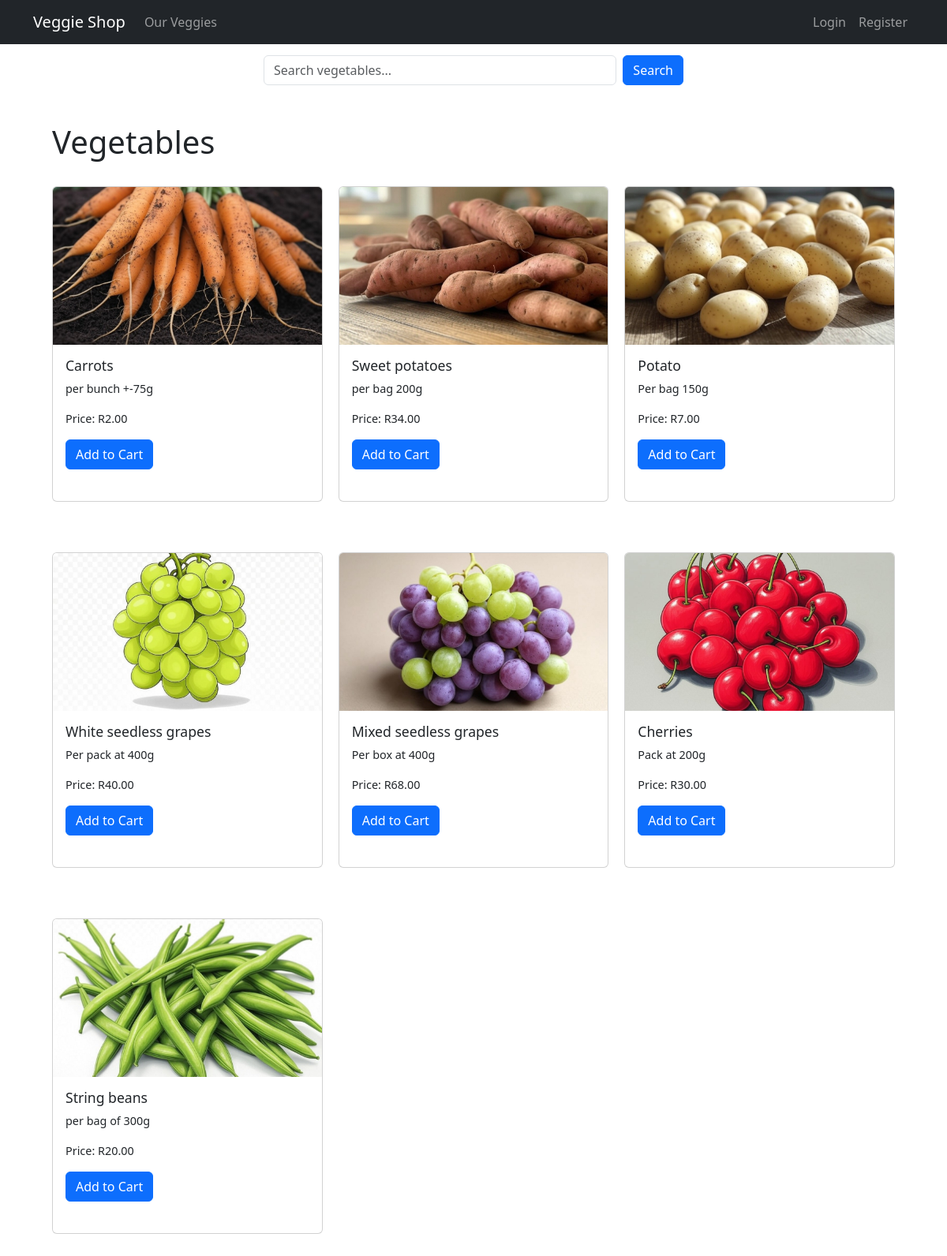
Page /list/ on the committed database.
### cart/models.py (models this page shows, shortened)
class Vegetable(models.Model):
    name = models.CharField(max_length=100)
    price = models.DecimalField(max_digits=6, decimal_places=2)  # Changed from price_per_kg
    description = models.TextField()
    image = models.ImageField(upload_to='vegetables/', blank=True, null=True)

### cart/views.py (the view)
# urls.py: path('list/', views.VegetableListView.as_view(), name='vegetable_list'),
class VegetableListView(ListView):
    model = Vegetable
    template_name = 'cart/vegetable_list.html'
    context_object_name = 'vegetables'
    def get_queryset(self):
        queryset = super().get_queryset()
        search_term = self.request.GET.get('search')
        if search_term:
            queryset = queryset.filter(name__icontains=search_term)
        return queryset

### cart/templates/cart/vegetable_list.html (shortened to what this page needs)
{% extends "base.html" %}
{% block content %}
<div class="container mt-4">
    <div class="row mb-4">
        <div class="col-md-6 mx-auto">
            <form method="get" class="d-flex">
                <input type="text"
                       name="search"
                       class="form-control me-2"
                       placeholder="Search vegetables..."
                       value="{{ request.GET.search|default:'' }}">
                <button type="submit" class="btn btn-primary">Search</button>
            </form>
        </div>
    </div>
    <div class="container mt-5">
        <h1>Vegetables</h1>
        <div class="row g-4">
            {% for vegetable in vegetables %}
            <div class="col-md-4">
                <div class="card">
                    {% if vegetable.image %}
                    <img src="{{ vegetable.image.url }}" class="card-img-top" alt="{{ vegetable.name }}">
                    {% endif %}
                    <div class="card-body">
                        <h5 class="card-title">{{ vegetable.name }}</h5>
                        <p class="card-text">{{ vegetable.description }}</p>
                        <p class="card-text">Price: R{{ vegetable.price }}</p>
                        <form method="post" action="{% url 'add_to_cart' vegetable.id %}">
                            <button type="submit" class="btn btn-primary">Add to Cart</button>
                        </form>
                    </div>
                </div>
            </div>
            {% endfor %}
        </div>
    </div>
</div>
{% endblock %}

### cart/templates/cart/vegetable_list.html (style rules this page uses)
.card { width: 100%; height: 400px; display: flex; flex-direction: column; margin-bottom: 20px; transition: transform 0.2s; }
.card-img-top { width: 100%; height: 200px; object-fit: cover; }
.card-body { flex: 1; display: flex; flex-direction: column; padding: 1rem; overflow: hidden; }
.card-title { font-size: 1.1rem; margin-bottom: 0.5rem; }
.card-text { font-size: 0.9rem; overflow: hidden; text-overflow: ellipsis; display: -webkit-box; -webkit-line-clamp: 3; -webkit-box-orient: vertical; }
.row { display: flex; flex-wrap: wrap; margin: -10px; }
.col-md-4 { padding: 10px; flex: 0 0 33.333333%; max-width: 33.333333%; }

### rows in the picture
Vegetable: image (picture), name "Carrots", description "per bunch +-75g", price "2.00"
Vegetable: image (picture), name "Sweet potatoes", description "per bag 200g", price "34.00"
Vegetable: image (picture), name "Potato", description "Per bag 150g", price "7.00"
Vegetable: image (picture), name "White seedless grapes", description "Per pack at 400g", price "40.00"
Vegetable: image (picture), name "Mixed seedless grapes", description "Per box at 400g", price "68.00"
Vegetable: image (picture), name "Cherries", description "Pack at 200g", price "30.00"
Vegetable: image (picture), name "String beans", description "per bag of 300g", price "20.00"
